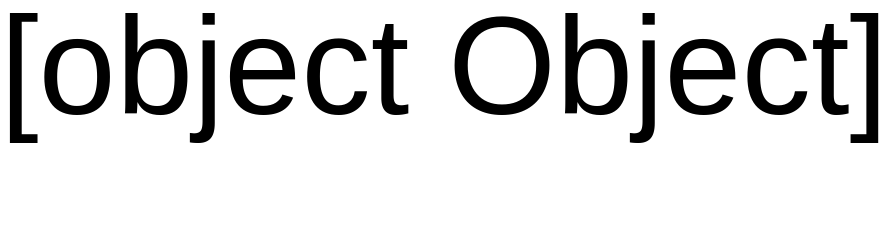

Describe this chart as a Vega-Lite specification.
### Vega specification from a JSON file in a GitHub repository (floating-point values rounded to 4 significant figures)
{"width": 10, "height": 10, "data": [{"name": "other", "values": [{"k": 1, "v": "one"}]}, {"name": "pivot", "values": [{"a": 0, "b": 10, "g": "y", "t": 0, "arr": [0, 1], "txt": "w0 v", "x": 0, "y": 0}, {"a": 1, "b": 9, "g": "x", "t": 86400000, "arr": [1, 2], "txt": "w1 v", "x": 3, "y": 5}, {"a": 2, "b": 8, "g": "y", "t": 172800000, "arr": [2, 3], "txt": "w2 v", "x": 6, "y": 10}, {"a": 3, "b": 7, "g": "x", "t": 259200000, "arr": [3, 4], "txt": "w3 v", "x": 9, "y": 15}, {"a": 4, "b": 6, "g": "y", "t": 345600000, "arr": [4, 5], "txt": "w4 v", "x": 12, "y": 20}, {"a": 5, "b": 5, "g": "x", "t": 432000000, "arr": [5, 6], "txt": "w5 v", "x": 15, "y": 25}], "transform": [{"type": "crossfilter", "fields": ["a", "b"], "query": [[1, 4], [0, 10]], "signal": "S"}, {"type": "pivot", "field": "g", "value": "a"}]}], "projections": [{"name": "p", "type": "identity"}], "marks": [{"type": "text", "from": {"data": "pivot"}, "encode": {"enter": {"text": {"signal": "'' + datum"}}}}]}
